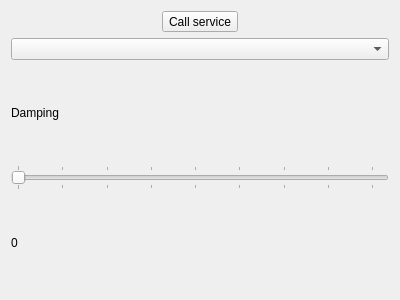
<?xml version="1.0" encoding="UTF-8"?>
<ui version="4.0">
  <class>ManipulatorDashboardWidget</class>
  <widget class="QWidget" name="ManipulatorDashboardWidget">
    <property name="geometry">
      <rect>
        <x>0</x>
        <y>0</y>
        <width>400</width>
        <height>300</height>
      </rect>
    </property>

    <property name="windowTitle">
      <string>Manipulator Dashboard</string>
    </property>

    <layout class="QVBoxLayout" name="verticalLayout">
      <item>
        <layout class="QGridLayout" name="gridLayout">
          <item row="0" column="0">
            <widget class="QToolButton" name="callServiceButton">
              <property name="enabled">
                <bool>true</bool>
              </property>
              <property name="text">
                <string>Call service</string>
              </property>
            </widget>
          </item>
        </layout>
      </item>
      <item>
        <layout class="QHBoxLayout" name="horizontalLayout">
          <item>
            <layout class="QVBoxLayout" name="verticalLayout">
              <item>
                <widget class="QComboBox" name="dimension_dropdown">
                </widget>
              </item>
              <item>
                <widget class="QLabel" name="damping">
                  <property name="text">
                    <string>Damping</string>
                  </property>
                </widget>
              </item>
              <item>
                <widget class="QSlider" name="damping_slider">
                  <property name="minimum">
                    <number>780</number>
                  </property>
                  <property name="maximum">
                    <number>1600</number>
                  </property>
                  <property name="singleStep">
                    <number>10</number>
                  </property>
                  <property name="pageStep">
                    <number>100</number>
                  </property>
                  <property name="orientation">
                    <enum>Qt::Horizontal</enum>
                  </property>
                  <property name="tickPosition">
                    <enum>QSlider::TicksBothSides</enum>
                  </property>
                </widget>
              </item>
              <item>
                <widget class="QLabel" name="current_damping">
                  <property name="toolTip">
                    <string>Current damping</string>
                  </property>
                  <property name="text">
                    <string>0</string>
                  </property>
                </widget>
              </item>
            </layout>
          </item>
        </layout>
      </item>
    </layout>
  </widget>
  <resources/>
  <connections/>
</ui>
